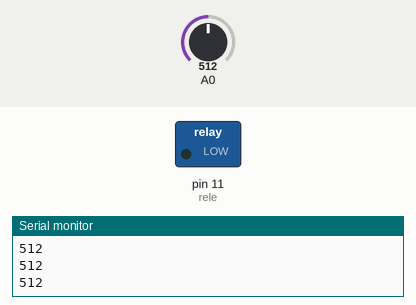
Recording of a sketch running on a simulated Arduino Uno, built with avr-gcc and run on an emulated ATmega328P. Shown: switched loads named in the sketch (green lamp = pin HIGH), the last lines printed to the serial monitor. The inputs (shaded band) are chosen by the test bench; at power-on: A0 = 512.

Above: at 1.2 s.
1.3 s: A0 set to 903
2.8 s: A0 set to 931
At 4.1 s:
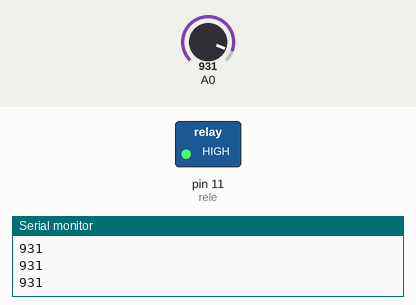
4.5 s: A0 set to 905
At 5.3 s:
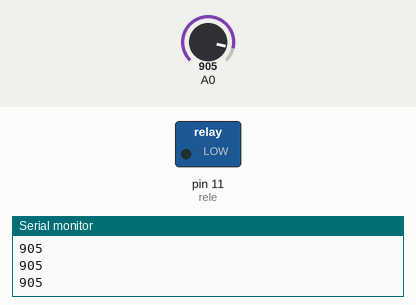
6.0 s: A0 set to 925
At 6.5 s:
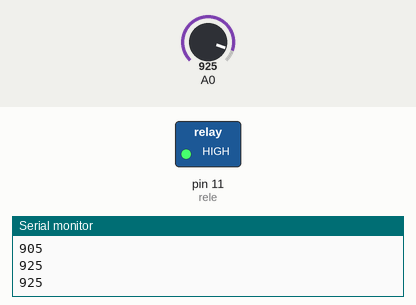
Timing chart, 0 to 8.5 s (numbered marks = the images above; inputs shaded):
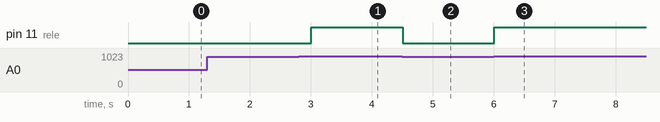

The sketch:

e10_lampara_LDR.ino
```cpp
int rele = 11;
int Sensor = 0;

void setup() {

  pinMode(rele, OUTPUT);
  Serial.begin(9600);

}


void loop() {

  Sensor = analogRead(0);
  Serial.println(Sensor);


  if (Sensor > 915) {

    digitalWrite(rele, HIGH);

  } else {

    digitalWrite(rele, LOW);
  }

  delay(300);

}
```

enc.cpp
```cpp
int boton = 8;
int estadoBoton = 0;
int led = 11;

void setup() {

  pinMode(led, OUTPUT);
  pinMode(boton, INPUT);

}

void loop() {

  estadoBoton = digitalRead(boton);

  if (estadoBoton == 1) {

    digitalWrite(led, HIGH);
    delay(300);
    digitalWrite(led, LOW);
    delay(300);

  } else {

    digitalWrite(led, LOW);

  }

}
```

Measured:
- the behaviour switches between 915 and 916 on A0 (found by bisection; images 0 and 1)
- after the input at 2.8 s, pin 11 (rele): LOW → HIGH after 0.20 s
- after the input at 4.5 s, pin 11 (rele): HIGH → LOW at once
- after the input at 6.0 s, pin 11 (rele): LOW → HIGH at once
